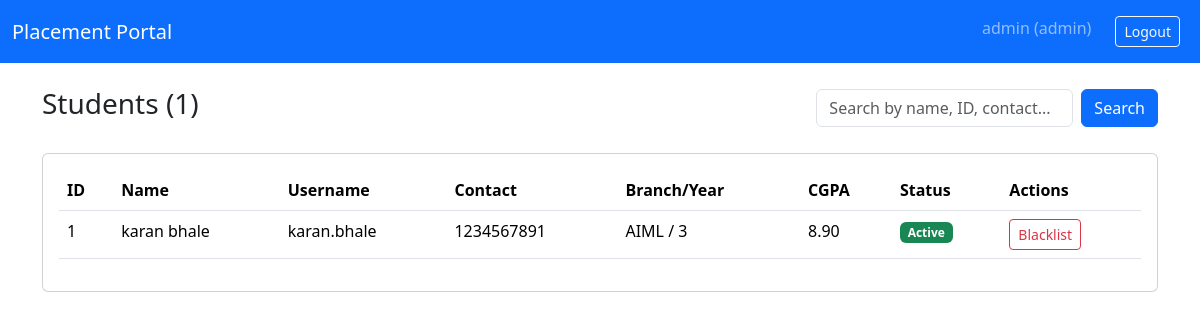
The page /admin/students (signed in) on the database its author committed.
### models.py (models this page shows, shortened)
class User(UserMixin, db.Model):
    __tablename__ = 'user'
    id = db.Column(db.Integer, primary_key=True)
    username = db.Column(db.String(80), unique=True, nullable=False, index=True)
    email = db.Column(db.String(120), unique=True, nullable=False, index=True)
    password_hash = db.Column(db.String(128), nullable=False)
    role = db.Column(db.Enum(UserRole), nullable=False, index=True)
    is_active = db.Column(db.Boolean, default=True)
    created_at = db.Column(db.DateTime, default=datetime.utcnow, index=True)

class Student(db.Model):
    __tablename__ = "student"
    id = db.Column(db.Integer, primary_key=True)
    user_id = db.Column(
        db.Integer, db.ForeignKey("user.id", ondelete="CASCADE"), nullable=False, unique=True
    )
    full_name = db.Column(db.String(100), nullable=False)
    contact = db.Column(db.String(15))
    branch = db.Column(db.String(50))
    year = db.Column(db.Integer)
    cgpa = db.Column(db.Float)
    skills = db.Column(db.Text)
    education = db.Column(db.Text)
    resume_path = db.Column(db.String(500))
    is_blacklisted = db.Column(db.Boolean, default=False)
    created_at = db.Column(db.DateTime, default=datetime.utcnow)

### app.py (the view, shortened to what this page needs)
@app.route("/admin/students")
@login_required
def admin_students():
    role_required(UserRole.ADMIN)
    query = request.args.get('q', '').strip().lower()
    students = Student.query
    students = students.order_by(Student.created_at.desc()).all()
    return render_template("admin/students.html", students=students, search_query=query)

### app.py (called while the page is built)
@login_manager.user_loader
def load_user(user_id):
    return User.query.get(int(user_id))

def role_required(role: UserRole):
    if (not current_user.is_authenticated) or (current_user.role != role):
        abort(403)

@app.context_processor
def inject_profile_status():
    def get_profile_status(user):
        if user.role != UserRole.STUDENT:
            return "complete"
        student = user.student[0]
        if not student:
            return "incomplete"
        score = 0
        if student.full_name: score += 1
        if student.branch: score += 1
        if student.skills: score += 1
        if student.resume_path: score += 2
        if score >= 4: return "complete"
        elif score >= 2: return "partial"
        return "incomplete"
    return dict(get_profile_status=get_profile_status)

### templates/admin/students.html (shortened to what this page needs)
{% extends "base.html" %}
{% block content %}
<div class="d-flex justify-content-between align-items-center mb-4">
  <h3>Students ({{ students|length }})</h3>
  <form method="get" class="d-flex">
    <input name="q" value="{{ search_query }}" placeholder="Search by name, ID, contact..." class="form-control me-2">
    <button class="btn btn-primary">Search</button>
  </form>
</div>
<div class="card">
  <div class="card-body">
    {% if students %}
    <div class="table-responsive">
      <table class="table table-hover">
        <thead>
        <tr>
          <th>ID</th>
          <th>Name</th>
          <th>Username</th>
          <th>Contact</th>
          <th>Branch/Year</th>
          <th>CGPA</th>
          <th>Status</th>
          <th>Actions</th>
        </tr>
        </thead>
        <tbody>
        {% for s in students %}
        <tr>
          <td>{{ s.id }}</td>
          <td>{{ s.full_name }}</td>
          <td>{{ s.user.username if s.user else 'N/A' }}</td>
          <td>{{ s.contact or '-' }}</td>
          <td>{{ s.branch }} / {{ s.year }}</td>
          <td>{{ "%.2f"|format(s.cgpa or 0) }}</td>
          <td>
            {% if s.is_blacklisted %}
              <span class="badge bg-danger">Blacklisted</span>
            {% else %}
              <span class="badge bg-success">Active</span>
            {% endif %}
          </td>
          <td>
            {% if not s.is_blacklisted %}
              <a href="{{ url_for('admin_blacklist_student', student_id=s.id) }}"
                 class="btn btn-sm btn-outline-danger"
                 onclick="return confirm('Blacklist this student?')">Blacklist</a>
            {% else %}
              <a href="{{ url_for('admin_activate_student', student_id=s.id) }}"
                 class="btn btn-sm btn-outline-success"
                 onclick="return confirm('Activate this student?')">Activate</a>
            {% endif %}
          </td>
        </tr>
        {% endfor %}
        </tbody>
      </table>
    </div>
    {% else %}
    <p class="text-muted">No students found{{ ' for "' + search_query + '"' if search_query else '' }}.</p>
    {% endif %}
  </div>
</div>
{% endblock %}

### templates/base.html (shortened to what this page needs)
<!doctype html>
<html lang="en">
<head>
  <link
    href="https://cdn.jsdelivr.net/npm/bootstrap@5.3.3/dist/css/bootstrap.min.css"
    rel="stylesheet">
  <link rel="stylesheet" href="{{ url_for('static', filename='css/style.css') }}">
</head>
<body>
<nav class="navbar navbar-expand-lg navbar-dark bg-primary">
  <div class="container-fluid">
    <a class="navbar-brand" href="{{ url_for('dashboard') if current_user.is_authenticated else url_for('login') }}">
      Placement Portal
    </a>
    <div class="d-flex">
      {% if current_user.is_authenticated %}
        <span class="navbar-text me-3">
          {{ current_user.username }} ({{ current_user.role.value }})
        </span>
        <a class="btn btn-outline-light btn-sm m-2" href="{{ url_for('logout') }}">Logout</a>
      {% endif %}
    </div>
  </div>
</nav>
<div class="container mt-4">
  {% block content %}{% endblock %}
</div>
</body>
</html>

### rows shown on the page
User: username "admin", role.value "admin"
Student: id "1", full_name "karan bhale", user "karan.bhale", contact "1234567891", branch "AIML", year "3", cgpa "8.90", is_blacklisted "Active"

### other values the page prints
{{ students|length }} "1"
